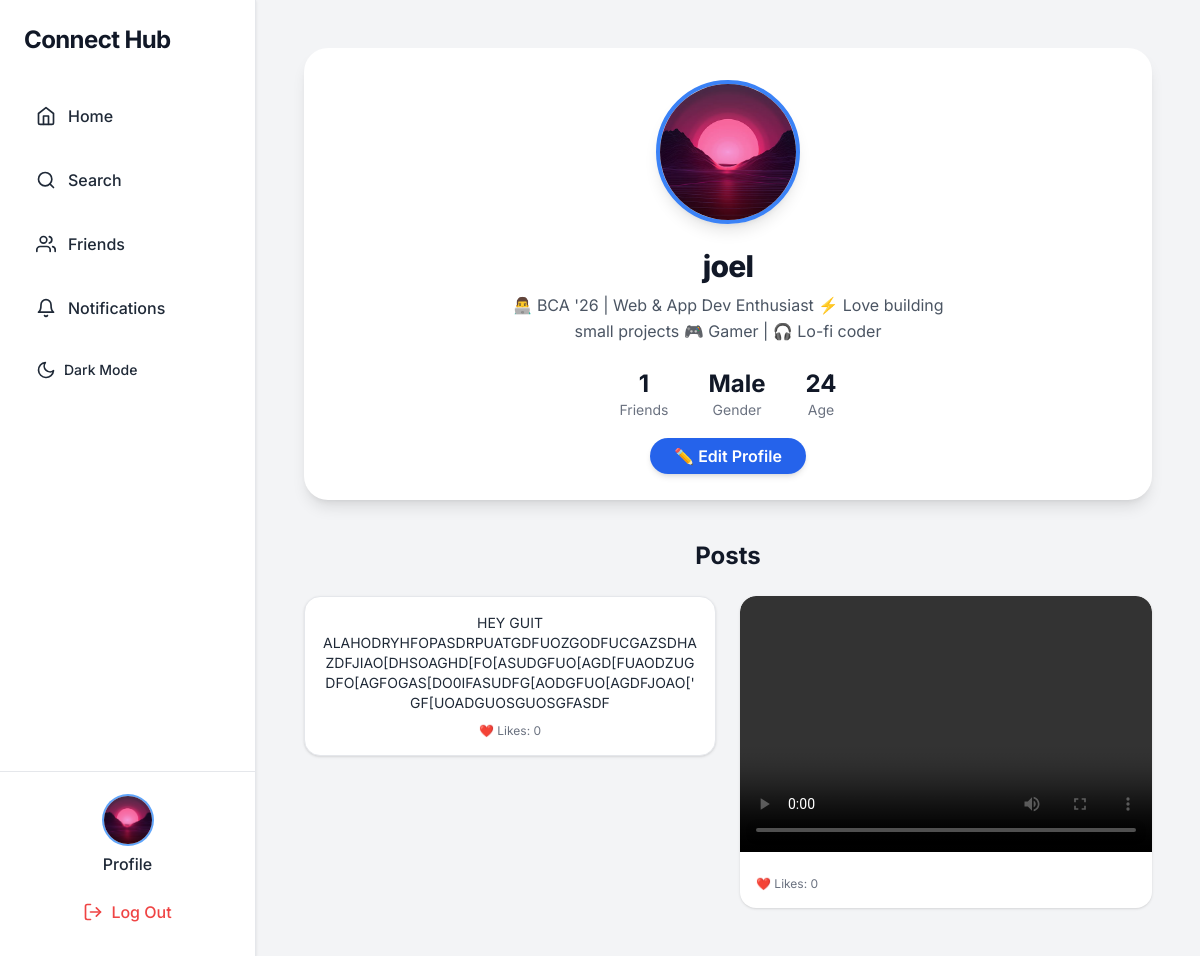
/profile/2/ (signed in), run on the app's committed database.
### core/models.py (models this page shows, shortened)
class Profile(models.Model):
    user = models.OneToOneField(User, on_delete=models.CASCADE)
    bio = models.TextField(blank=True)
    gender = models.CharField(max_length=10, blank=True)
    age = models.PositiveIntegerField(blank=True, null=True, default=None)
    profile_pic = models.ImageField(upload_to='profiles/', blank=True)
    friends = models.ManyToManyField('self', blank=True)

class Post(models.Model):
    user = models.ForeignKey(Profile, on_delete=models.CASCADE)
    caption = models.TextField()  # ✅ caption is REQUIRED now
    likes = models.ManyToManyField(Profile, blank=True, related_name='liked_posts')
    timestamp = models.DateTimeField(auto_now_add=True)
    def total_likes(self):
        return self.likes.count()

class PostMedia(models.Model):
    post = models.ForeignKey(Post, related_name="media", on_delete=models.CASCADE)
    file = models.FileField(upload_to="posts/")
    is_video = models.BooleanField(default=False)

### core/views.py (the view)
# urls.py: path("profile/<int:user_id>/", views.profile_view, name="profile"),
@login_required
def profile_view(request, user_id):
    profile = get_object_or_404(Profile, user__id=user_id)
    posts = Post.objects.filter(user=profile).order_by("-timestamp")
    return render(request, "core/profile.html", {"profile": profile, "posts": posts})

### core/templates/core/profile.html (shortened to what this page needs)
{% extends "core/base.html" %}
{% block content %}
<div class="max-w-4xl mx-auto p-6 space-y-10">
  <div class="bg-white dark:bg-gray-800 rounded-3xl shadow-lg p-8 flex flex-col items-center space-y-6">
    <div class="relative">
      {% if profile.profile_pic %}
      <img
        src="{{ profile.profile_pic.url }}"
        id="profilePic"
        class="w-36 h-36 rounded-full object-cover border-4 border-blue-500 shadow-lg cursor-pointer hover:scale-105 transition-transform duration-300"
        alt="{{ profile.user.username }} Profile Picture"
      />
      {% else %}
      <div
        class="w-36 h-36 bg-gray-300 dark:bg-gray-700 rounded-full flex items-center justify-center text-4xl font-bold text-gray-700 dark:text-gray-200 border-4 border-blue-500 shadow-lg"
      >
        {{ profile.user.username|first|upper }}
      </div>
      {% endif %}
    </div>
    <div class="text-center">
      <h2 class="text-3xl font-extrabold text-gray-900 dark:text-white tracking-tight">
        {{ profile.user.username }}
      </h2>
      <p class="text-gray-600 dark:text-gray-300 text-base max-w-md mx-auto mt-2 leading-relaxed">
        {{ profile.bio|default:"No bio yet." }}
      </p>
    </div>
    <div class="flex justify-center gap-10 mt-4">
      <div class="flex flex-col items-center">
        <span class="text-2xl font-bold text-gray-900 dark:text-white">
          {{ profile.friends.count }}
        </span>
        <span class="text-gray-500 dark:text-gray-400 text-sm">Friends</span>
      </div>
      <div class="flex flex-col items-center">
        <span class="text-2xl font-bold text-gray-900 dark:text-white">
          {{ profile.gender|default:"N/A" }}
        </span>
        <span class="text-gray-500 dark:text-gray-400 text-sm">Gender</span>
      </div>
      <div class="flex flex-col items-center">
        <span class="text-2xl font-bold text-gray-900 dark:text-white">
          {% if profile.age %}{{ profile.age }}{% else %}N/A{% endif %}
        </span>
        <span class="text-gray-500 dark:text-gray-400 text-sm">Age</span>
      </div>
    </div>
    {% if request.user == profile.user %}
    <div class="mt-4">
      <a
        href="{% url 'edit_profile' %}"
        class="px-6 py-2 rounded-full bg-blue-600 hover:bg-blue-700 text-white font-semibold shadow-md transition"
      >
        ✏️ Edit Profile
      </a>
    </div>
    {% endif %}
  </div>
  <div>
    <h3 class="text-2xl font-bold text-gray-900 dark:text-white mb-6 text-center">
      Posts
    </h3>
    {% if posts %}
    <div class="grid grid-cols-1 sm:grid-cols-2 gap-6">
      {% for post in posts %}
        {% if post.media.all %}
        <div class="bg-white dark:bg-gray-800 rounded-2xl shadow hover:shadow-xl transition overflow-hidden group">
          {% for media in post.media.all %}
            {% if media.is_video %}
            <video controls class="w-full h-64 object-cover mb-2 rounded-t-2xl">
              <source src="{{ media.file.url }}" type="video/mp4">
            </video>
            {% else %}
            <img src="{{ media.file.url }}" class="w-full h-64 object-cover mb-2 rounded-t-2xl"/>
            {% endif %}
          {% endfor %}
          <div class="p-4">
            <p class="text-gray-500 dark:text-gray-400 text-xs">
              ❤️ Likes: {{ post.total_likes }}
            </p>
          </div>
        </div>
        {% else %}
        <div class="bg-white dark:bg-gray-800 rounded-2xl shadow hover:shadow-md transition p-4 text-center border border-gray-200 dark:border-gray-700 max-h-40 overflow-hidden flex flex-col justify-between">
          <p class="text-gray-800 dark:text-gray-100 text-sm break-words mb-2">
            {{ post.caption }}
          </p>
          <p class="text-gray-500 dark:text-gray-400 text-xs mt-auto">
            ❤️ Likes: {{ post.total_likes }}
          </p>
        </div>
        {% endif %}
      {% endfor %}
    </div>
    {% else %}
    <p class="text-gray-500 dark:text-gray-400 text-center py-10 text-lg font-medium">
      No posts yet.
    </p>
    {% endif %}
  </div>
</div>
{% endblock %}

### core/templates/core/base.html (shortened to what this page needs)
<!DOCTYPE html>
<html lang="en" class="">
  <head>
    <script src="https://cdn.tailwindcss.com"></script>
  </head>
  <body class="bg-gray-100 dark:bg-gray-900 text-gray-900 dark:text-gray-100 flex min-h-screen transition-colors duration-300">
    <aside class="bg-white dark:bg-gray-800 w-64 flex flex-col justify-between shadow dark:shadow-gray-700 fixed top-0 left-0 h-screen border-r border-gray-200 dark:border-gray-700 transition-colors duration-300">
      <div class="px-6 py-6 space-y-10">
        <div class="text-2xl font-bold text-gray-900 dark:text-gray-100 tracking-tight">
          Connect Hub
        </div>
        <nav class="space-y-6">
          <a href="{% url 'feed' %}" class="flex items-center space-x-3 px-3 py-2 rounded-lg text-gray-800 dark:text-gray-100 hover:bg-blue-50 dark:hover:bg-gray-700 hover:text-blue-600 dark:hover:text-blue-400 transition font-medium">
            <i data-feather="home" class="w-5 h-5"></i>
            <span>Home</span>
          </a>
          <a href="{% url 'search_users' %}" class="flex items-center space-x-3 px-3 py-2 rounded-lg text-gray-800 dark:text-gray-100 hover:bg-blue-50 dark:hover:bg-gray-700 hover:text-blue-600 dark:hover:text-blue-400 transition font-medium">
            <i data-feather="search" class="w-5 h-5"></i>
            <span>Search</span>
          </a>
          <a href="{% url 'friends' %}" class="flex items-center space-x-3 px-3 py-2 rounded-lg text-gray-800 dark:text-gray-100 hover:bg-blue-50 dark:hover:bg-gray-700 hover:text-blue-600 dark:hover:text-blue-400 transition font-medium">
            <i data-feather="users" class="w-5 h-5"></i>
            <span>Friends</span>
          </a>
          <a href="{% url 'notifications' %}" class="flex items-center space-x-3 px-3 py-2 rounded-lg text-gray-800 dark:text-gray-100 hover:bg-blue-50 dark:hover:bg-gray-700 hover:text-blue-600 dark:hover:text-blue-400 transition font-medium relative">
            <i data-feather="bell" class="w-5 h-5"></i>
            <span>Notifications</span>
          </a>
          <button id="darkModeToggle" class="flex items-center space-x-2 px-3 py-2 rounded-lg text-gray-800 dark:text-gray-100 hover:bg-gray-200 dark:hover:bg-gray-700 transition font-medium w-full">
            <span id="darkModeIcon">
            </span>
            <span class="text-sm">Dark Mode</span>
          </button>
        </nav>
      </div>
      {% if request.user.is_authenticated %}
      <div class="px-6 py-6 space-y-4 border-t border-gray-200 dark:border-gray-700">
        <div class="flex flex-col items-center space-y-2">
          {% if request.user.profile.profile_pic %}
          <a href="{% url 'profile' request.user.id %}">
            <img src="{{ request.user.profile.profile_pic.url }}" class="w-12 h-12 rounded-full object-cover ring-2 ring-blue-400"/>
          </a>
          {% else %}
          <a href="{% url 'profile' request.user.id %}">
            <div class="w-12 h-12 bg-gray-300 dark:bg-gray-600 rounded-full flex items-center justify-center text-gray-700 dark:text-gray-200 font-bold text-lg ring-2 ring-blue-400">
              {{ request.user.username|first|upper }}
            </div>
          </a>
          {% endif %}
          <a href="{% url 'profile' request.user.id %}" class="text-gray-800 dark:text-gray-100 hover:text-blue-600 dark:hover:text-blue-400 font-medium">Profile</a>
        </div>
        <a href="{% url 'logout' %}" class="flex items-center justify-center space-x-2 text-red-500 hover:text-red-600 dark:text-red-400 dark:hover:text-red-500 font-medium px-3 py-2 rounded-lg hover:bg-red-50 dark:hover:bg-red-700 transition">
          <i data-feather="log-out" class="w-5 h-5"></i>
          <span>Log Out</span>
        </a>
      </div>
      {% endif %}
    </aside>
    <main class="flex-1 ml-64 p-6 transition-colors duration-300">
      {% block content %}{% endblock %}
    </main>
  </body>
</html>

### core/templates/core/base.html (style rules this page uses)
body { font-family: 'Inter', sans-serif; }

### data on the page
Profile: profile_pic (picture), user.username "joel", bio "👨‍💻 BCA '26 | Web & App Dev Enthusiast ⚡ Love building small projects 🎮 Gamer | 🎧 Lo-fi coder", friends.count "1", gender "Male", age "24"
Post: caption "HEY GUIT ALAHODRYHFOPASDRPUATGDFUOZGODFUCGAZSDHAZDFJIAO[DHSOAGHD[FO[ASUDGFUO[AGD[FUAODZUGDFO[AGFOGAS[DO0IFASUDFG[AODGFUO[AGDFJOAO['GF[UOADGUOSGUOSGFASDF", total_likes "0"
Post: total_likes "0"
